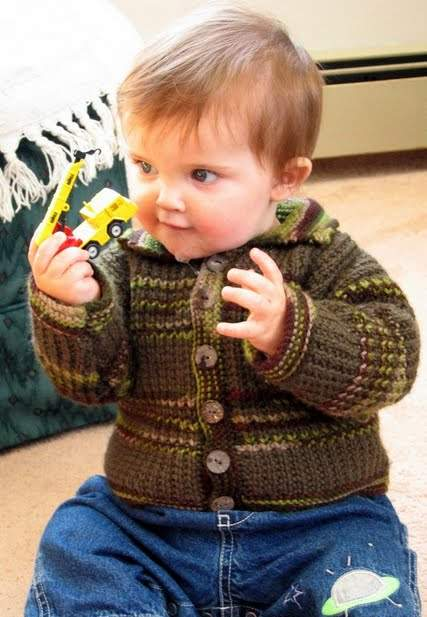
%> input picture training/mlbe_o/source/mlbe_o_plaincode/supplemental/visualization/adamtruck.tif, 427 x 617 px
$ octave adamreadwrite.m   (GNU Octave 9; MATLAB toolbox functions it lacks are replaced by stand-ins)
%> lines starting %> are read from the running program, lines starting %| are printed output that depends on the picture
%% ADAMREADWRITE  Reads and writes an image file to/from disk

%% Read image from file
truck = imread('adamtruck.tif');
%> truck is the input picture: size 617x427x3 uint8; mean R, G, B 140.9, 123.8, 110.6
%  View
figure
image(truck)
axis image

%% Manipulate image
truck(:,:,2) = flipud(truck(:,:,2));
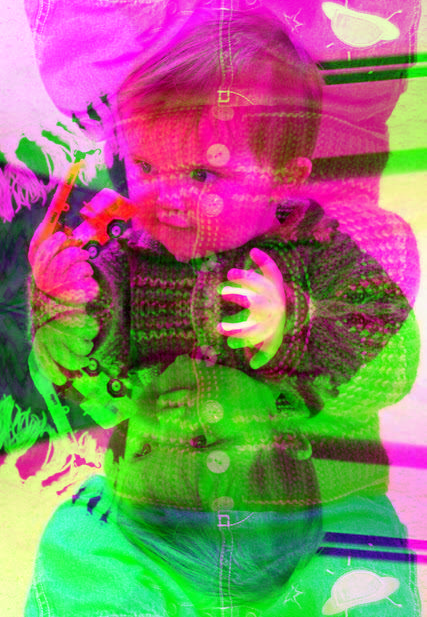
%> truck: size 617x427x3 uint8; mean R, G, B 140.9, 123.8, 110.6; mean of the top-left, top-right, bottom-left and bottom-right quarters 144.8, 132.4, 113.2, 110.1
truck(:,:,1) = fliplr(truck(:,:,1));
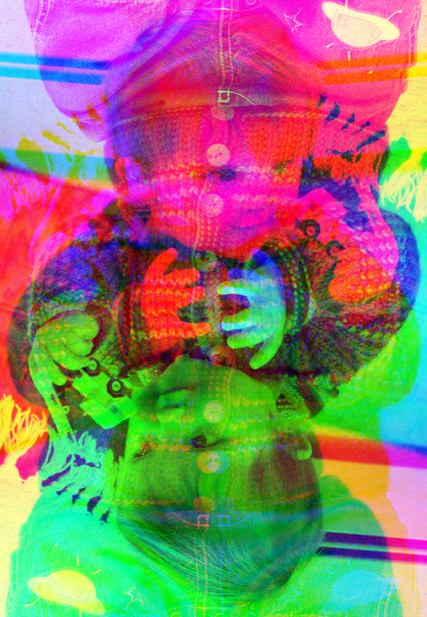
%> truck: size 617x427x3 uint8; mean R, G, B 140.9, 123.8, 110.6; mean of the top-left, top-right, bottom-left and bottom-right quarters 140.6, 136.5, 115.7, 107.6
%  View results
figure
image(truck)
axis image

%% Write image to file
imwrite(truck,'at_colorspin.jpg','jpg')

%% Check results
winopen('at_colorspin.jpg')
